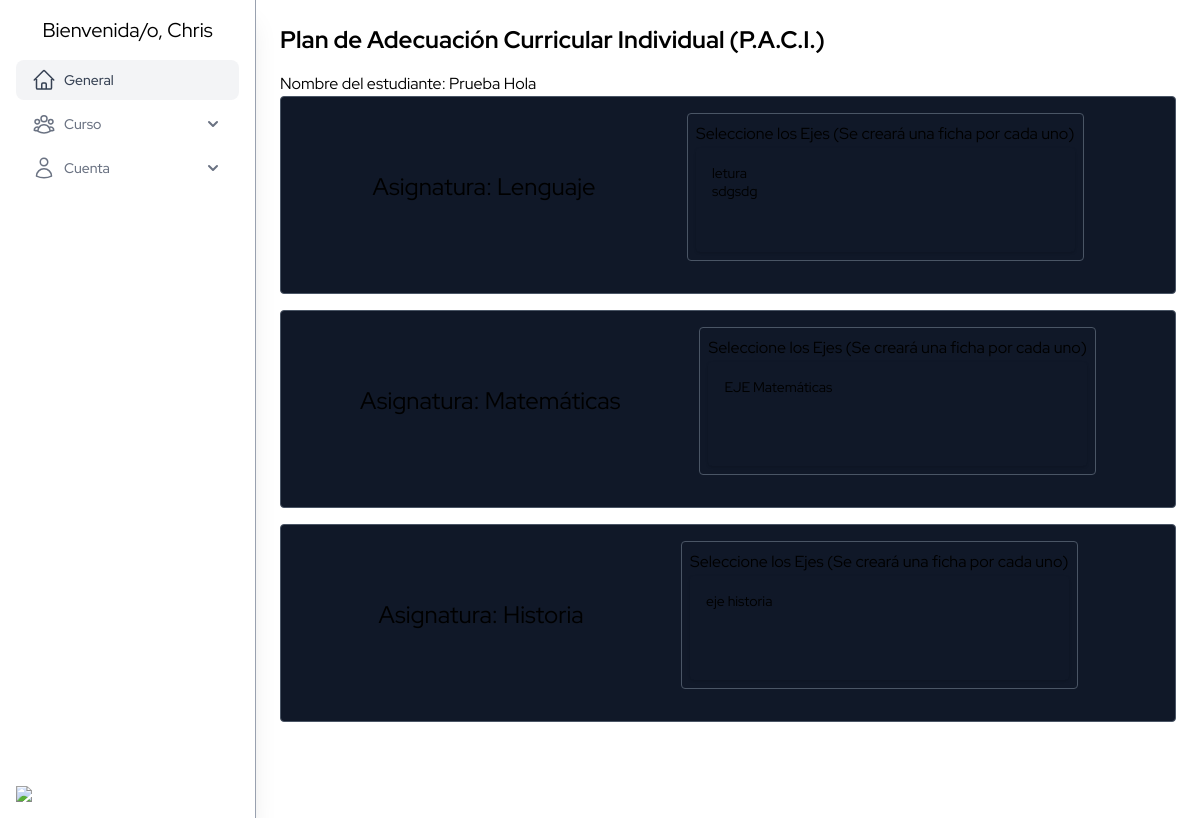
The app's page /paci/1 (signed in), older data.
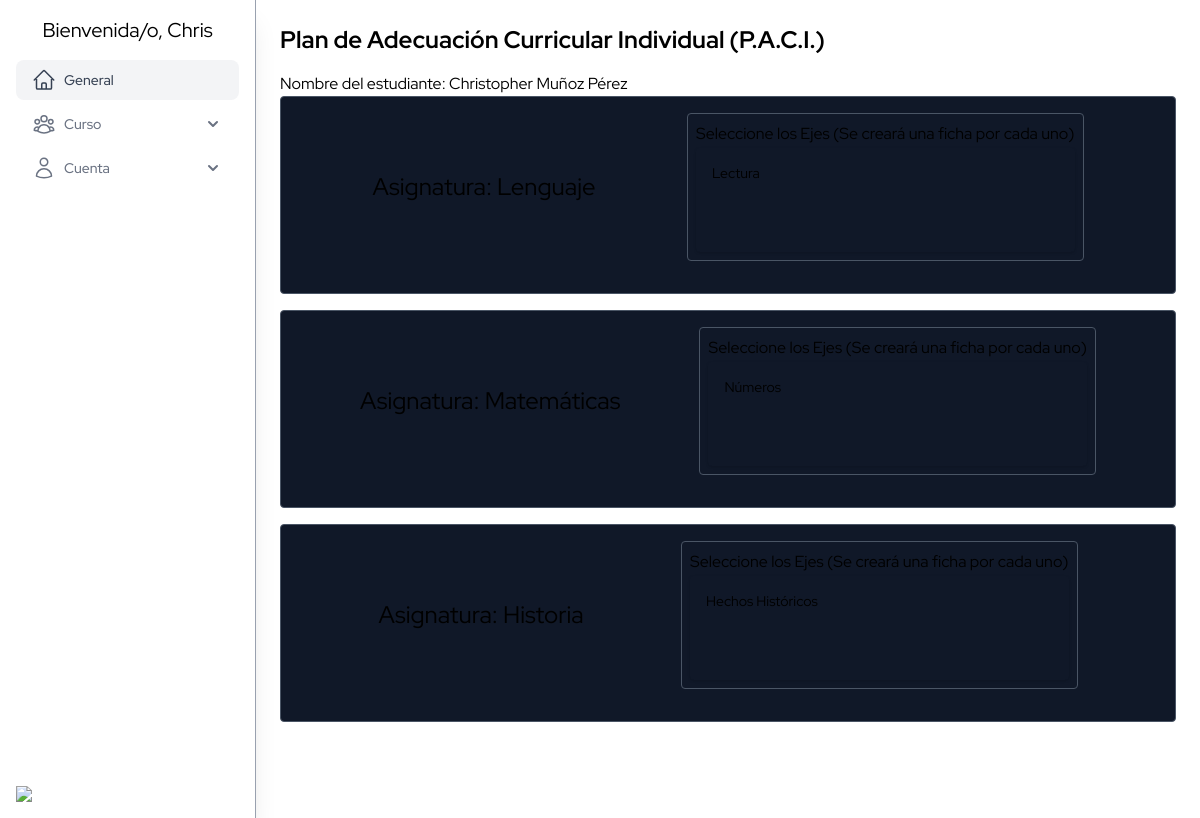
The same page, newer data.
### core/models.py (models this page shows, shortened)
class DateTime(models.Model):
    created_at = models.DateTimeField(auto_now_add=True)
    updated_at = models.DateTimeField(auto_now=True)
    class Meta:
        abstract = True

class Estudiante(DateTime):
    first_name = models.CharField(max_length=150)
    last_name = models.CharField(max_length=150)
    rut = models.SmallIntegerField(unique=True)
    birth_date = models.DateField()
    bapDiag = models.CharField(max_length=40)
    address = models.CharField(max_length=40)
    commune = models.CharField(max_length=40)
    etnia = models.CharField(max_length=40, null=True, blank=True)
    parents = models.ManyToManyField(Apoderado, related_name="students", blank=True)
    curso = models.ForeignKey(
        Curso, on_delete=models.CASCADE, related_name="students", null=True, blank=True
    )
    nivel = models.CharField(max_length=10, choices=Nivel.choices, default=Nivel.BASIC)

class Asignatura(models.Model):
    nombre = models.CharField(max_length=100)

### paciApp/views.py (the view)
# urls.py: path('', index, name='index'),
@login_required
def index(request, id):
    estudiante = get_object_or_404(Estudiante, pk=id)
    asignaturas = Asignatura.objects.prefetch_related('ejes').all()
    asignaturas_data = []
    for asignatura in asignaturas:
        ejes_list = list(asignatura.ejes.all().values('id', 'nombre'))
        asignaturas_data.append({
            'id': asignatura.id,
            'nombre': asignatura.nombre,
            'ejes': ejes_list
        })
    context = {
        'estudiante': estudiante,
        'asignaturas_json': json.dumps(asignaturas_data),
        'asignaturas': asignaturas,
        'objetivos': Objetivos.objects.all(),
        'estrategias': Estrategias.objects.all()
    }
    return render(request, 'paci.html', context)

### core/a.py (called while the page is built)
def estudiantes_global(request):
    student = Estudiante.objects.all()
    users = User.objects.filter(role="TEACHER")
    return {
        'estudiantes': student,
        'users': users
    }

### paciApp/templates/paci.html (shortened to what this page needs)
{% extends 'base.html'%}
{% block content %}
<h1 class="text-2xl font-bold mb-4">Plan de Adecuación Curricular Individual (P.A.C.I.)</h1>
<p>Nombre del estudiante: {{ estudiante.first_name }} {{ estudiante.last_name }}</p>
<form action="{% url 'paciApp:create_paci' estudiante.id %}" method="post">
    {% for asignatura in asignaturas %}
<div class="border border-gray-600 rounded p-4 mb-4 bg-gray-900">
    <section class="flex justify-evenly gap-4">
        <div class="flex flex-col justify-center mb-4">
            <label class="text-2xl">Asignatura: {{asignatura.nombre}}</label>
        </div>
        <div class="flex flex-col p-2 mb-4 border border-gray-600 rounded">
            <label for="eje_{{asignatura.id}}">Seleccione los Ejes (Se creará una ficha por cada uno)</label>
            <select
                class="p-4 mt-0.5 w-full rounded border-gray-300 shadow-sm sm:text-sm dark:border-gray-600 dark:bg-gray-900 dark:text-white"
                name="ejes_seleccionados_{{asignatura.id}}" id="select_eje_{{asignatura.id}}" multiple>
                {% for eje in asignatura.ejes.all %}
                <option value="{{eje.id}}" data-nombre="{{eje.nombre}}">{{eje.nombre}}</option>
                {% endfor %}
            </select>
        </div>
    </section>
</div>
{% empty %}
<p>No hay asignaturas disponibles</p>
{% endfor %}
<section class="flex flex-col mt-4">
        <div class="flex items-center justify-between mb-4">
            <button type="submit" class="flex gap-4 rounded-lg px-4 py-2 text-sm font-medium text-white
        hover:bg-gray-800 hover:text-gray-600
        dark:text-white dark:bg-gray-600 dark:hover:bg-gray-700 dark:hover:text-white">
            </button>
        </div>
    </section>
</form>
{% endblock %}

Row changes from the older to the newer data that the page shows:
changed Estudiante: first_name "Prueba" → "Christopher"; last_name "Hola" → "Muñoz Pérez"
computed for Asignatura "Lenguaje": id "letura / sdgsdg" → "Lectura"
changed Asignatura "Matemáticas": id "EJE Matemáticas" → "Números"; gains Eje ({{ eje.id }} 2 (drawn)); loses Eje ({{ eje.id }} 3 (drawn))
changed Asignatura "Historia": id "eje historia" → "Hechos Históricos"; gains Eje ({{ eje.id }} 3 (drawn)); loses Eje ({{ eje.id }} 2 (drawn))
